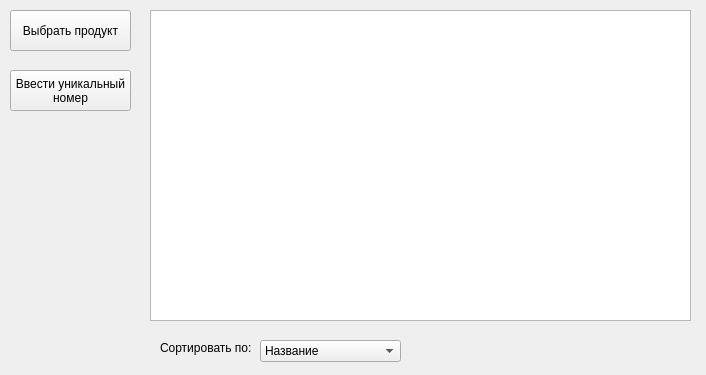
<?xml version="1.0" encoding="UTF-8"?>
<ui version="4.0">
 <class>ChooseProduct</class>
 <widget class="QMainWindow" name="ChooseProduct">
  <property name="geometry">
   <rect>
    <x>0</x>
    <y>0</y>
    <width>706</width>
    <height>375</height>
   </rect>
  </property>
  <property name="windowTitle">
   <string>Добавление продукта в заказ</string>
  </property>
  <widget class="QWidget" name="centralwidget">
   <widget class="QPushButton" name="add_to_cart_button">
    <property name="geometry">
     <rect>
      <x>10</x>
      <y>10</y>
      <width>121</width>
      <height>41</height>
     </rect>
    </property>
    <property name="styleSheet">
     <string notr="true">font: 10pt &quot;Segoe UI&quot;;</string>
    </property>
    <property name="text">
     <string>Выбрать продукт</string>
    </property>
   </widget>
   <widget class="QTableWidget" name="products_table_widget">
    <property name="geometry">
     <rect>
      <x>150</x>
      <y>10</y>
      <width>541</width>
      <height>311</height>
     </rect>
    </property>
   </widget>
   <widget class="QPushButton" name="add_to_cart_by_sku_button">
    <property name="geometry">
     <rect>
      <x>10</x>
      <y>70</y>
      <width>121</width>
      <height>41</height>
     </rect>
    </property>
    <property name="styleSheet">
     <string notr="true">font: 10pt &quot;Segoe UI&quot;;</string>
    </property>
    <property name="text">
     <string>Ввести уникальный 
номер</string>
    </property>
   </widget>
   <widget class="QComboBox" name="sort_combo_box">
    <property name="geometry">
     <rect>
      <x>260</x>
      <y>340</y>
      <width>141</width>
      <height>22</height>
     </rect>
    </property>
    <item>
     <property name="text">
      <string>Название</string>
     </property>
    </item>
    <item>
     <property name="text">
      <string>Номер товара</string>
     </property>
    </item>
    <item>
     <property name="text">
      <string>Название(обратный порядок)</string>
     </property>
    </item>
   </widget>
   <widget class="QLabel" name="label">
    <property name="geometry">
     <rect>
      <x>160</x>
      <y>340</y>
      <width>111</width>
      <height>16</height>
     </rect>
    </property>
    <property name="text">
     <string>Сортировать по:</string>
    </property>
   </widget>
  </widget>
 </widget>
 <resources/>
 <connections/>
</ui>
